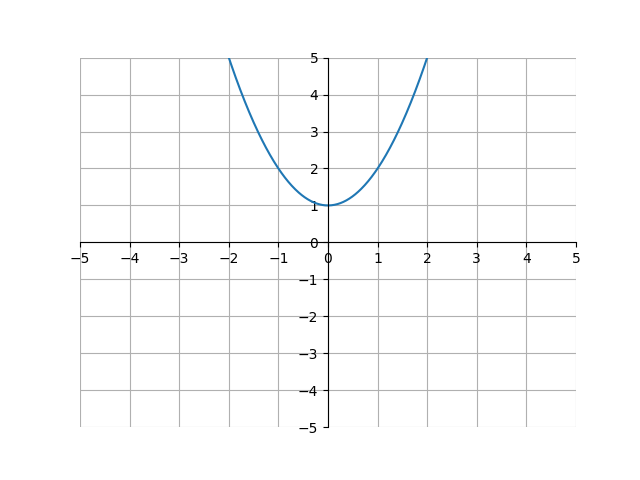

This figure's Python source:
import matplotlib.pyplot as plt
import numpy as np

x = np.arange(-5, 5, .01)
y = x**2+1

ax = plt.gca()
ax.spines['top'].set_color('none')
ax.spines['left'].set_position('zero')
ax.spines['right'].set_color('none')
ax.spines['bottom'].set_position('zero')

plt.xlim(-5, 5)
plt.ylim(-5, 5)
plt.xticks(np.arange(min(x), max(x)+1, 1.0))
plt.yticks(np.arange(-5, 5+1, 1.0))
plt.plot(x, y)
plt.grid(True)
plt.show()
